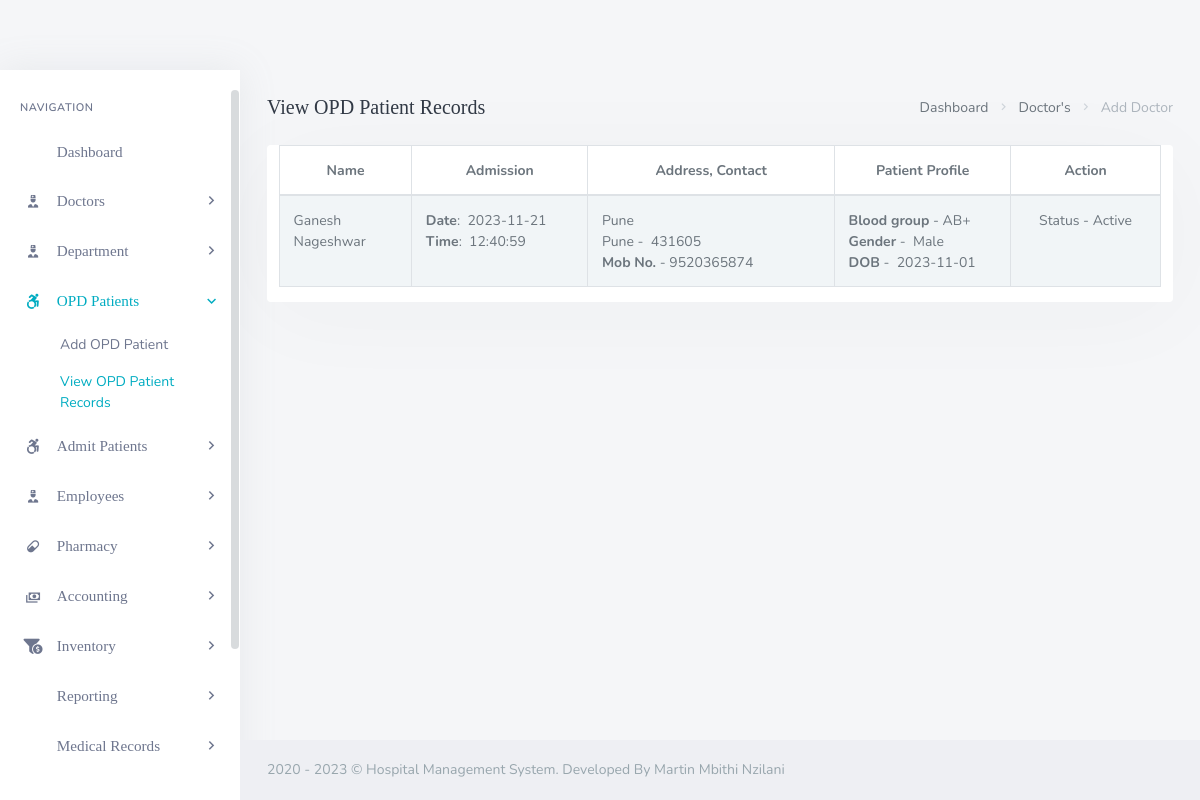
Screenshot of /backend/admin/his_admin_view_opd_patientrecords.php with the database file from the repository.
### tables this page shows
CREATE TABLE `his_opd_patient` (
  `opdpatientid` int(10) NOT NULL,
  `opdpatientname` varchar(50) NOT NULL,
  `opdpatientadmissiondate` date NOT NULL,
  `opdpatientadmissiontime` time NOT NULL,
  `opdpatientaddress` varchar(250) NOT NULL,
  `opdpatientmobileno` varchar(15) NOT NULL,
  `opdpatientcity` varchar(25) NOT NULL,
  `opdpatientpincode` varchar(20) NOT NULL,
  `opdpatientemailid` varchar(200) NOT NULL,
  `opdpatientpassword` varchar(25) NOT NULL,
  `opdpatientbloodgroup` varchar(20) NOT NULL,
  `opdpatientgender` varchar(10) NOT NULL,
  `opdpatientdob` date NOT NULL,
  `opdpatientstatus` varchar(10) NOT NULL,
  `opdpatientpic` varchar(200) NOT NULL
);

### backend/admin/his_admin_view_opd_patientrecords.php (the view, shortened to what this page needs)
<?php
	include('assets/inc/config.php');
?>
<!DOCTYPE html>
<html lang="en">
    <?php include('assets/inc/head.php');?>
    <body>
        <div id="wrapper">
            <?php include("assets/inc/sidebar.php");?>
            <div class="content-page">
                <div class="content">
                    <div class="container-fluid">
                        <div class="row">
                            <div class="col-12">
                                <div class="page-title-box">
                                    <div class="page-title-right">
                                        <ol class="breadcrumb m-0">
                                            <li class="breadcrumb-item"><a href="his_admin_dashboard.php">Dashboard</a></li>
                                            <li class="breadcrumb-item"><a href="javascript: void(0);">Doctor's</a></li>
                                            <li class="breadcrumb-item active">Add Doctor</li>
                                        </ol>
                                    </div>
                                    <h4 class="page-title">View OPD Patient Records</h4>
                                </div>
                            </div>
                        </div>
                        <div class="row">
                            <div class="col-12">
                                <div class="card">
                                <section class="container">
    <table class="table table-bordered table-striped table-hover js-basic-example dataTable">
      <thead>
        <tr>
          <th width="15%" height="36"><div align="center">Name</div></th>
          <th width="20%"><div align="center">Admission</div></th>
          <th width="28%"><div align="center">Address, Contact</div></th>
          <th width="20%"><div align="center">Patient Profile</div></th>
          <th width="17%"><div align="center">Action</div></th>
        </tr>
      </thead>
      <tbody>
       <?php
       $sql ="SELECT * FROM his_opd_patient";
       $qsql = mysqli_query($mysqli,$sql);
       while($rs = mysqli_fetch_array($qsql))
       {
        echo "<tr>
        <td>$rs[opdpatientname]</td>
        <td>
        <strong>Date</strong>: &nbsp;$rs[opdpatientadmissiondate]<br>
        <strong>Time</strong>: &nbsp;$rs[opdpatientadmissiontime]</td>
        <td>$rs[opdpatientaddress]<br>$rs[opdpatientcity] -  &nbsp;$rs[opdpatientpincode]<br>
        <strong>Mob No.</strong> - $rs[opdpatientmobileno]</td>
        <td><strong>Blood group</strong> - $rs[opdpatientbloodgroup]<br>
        <strong>Gender</strong> - &nbsp;$rs[opdpatientgender]<br>
        <strong>DOB</strong> - &nbsp;$rs[opdpatientdob]</td>
        <td align='center'>Status - $rs[opdpatientstatus] <br>";
        echo "</td></tr>";
      }
      ?>
    </tbody>
  </table>
</section>
                                </div>
                            </div>
                        </div>
                    </div>
                </div>
                <?php include('assets/inc/footer.php');?>
            </div>
        </div>
    </body>
</html>

### backend/admin/assets/inc/sidebar.php (shortened to what this page needs)
<div class="left-side-menu">
                <div class="slimscroll-menu">
                    <div id="sidebar-menu">
                        <ul class="metismenu" id="side-menu">
                            <li class="menu-title">Navigation</li>
                            <li>
                                <a href="his_admin_dashboard.php">
                                    <i class="fe-airplay"></i>
                                    <span> Dashboard </span>
                                </a>
                            </li>
                            <li>
                                <a href="javascript: void(0);">
                                    <i class="mdi mdi-doctor"></i>
                                    <span> Doctors </span>
                                    <span class="menu-arrow"></span>
                                </a>
                            </li>
                            <li>
                                <a href="javascript: void(0);">
                                    <i class="mdi mdi-doctor"></i>
                                    <span> Department </span>
                                    <span class="menu-arrow"></span>
                                </a>
                            </li>
                            <li>
                                <a href="javascript: void(0);">
                                <i class="fab fa-accessible-icon "></i>
                                    <span> OPD Patients </span>
                                    <span class="menu-arrow"></span>
                                </a>
                                <ul class="nav-second-level" aria-expanded="false">
                                    <li>
                                        <a href="his_admin_add_opd_patient.php">Add OPD Patient</a>
                                    </li>
                                    <li>
                                        <a href="his_admin_view_opd_patientrecords.php">View OPD Patient Records</a>
                                    </li>
                                </ul>
                            </li>
                            <li>
                                <a href="javascript: void(0);">
                                    <i class="fab fa-accessible-icon "></i>
                                    <span>Admit Patients </span>
                                    <span class="menu-arrow"></span>
                                </a>
                            </li>
                            <li>
                                <a href="javascript: void(0);">
                                    <i class="mdi mdi-doctor"></i>
                                    <span> Employees </span>
                                    <span class="menu-arrow"></span>
                                </a>
                            </li>
                            <li>
                                <a href="javascript: void(0);">
                                    <i class="mdi mdi-pill"></i>
                                    <span> Pharmacy </span>
                                    <span class="menu-arrow"></span>
                                </a>
                            </li>
                            <li>
                                <a href="javascript: void(0);">
                                    <i class="mdi mdi-cash-multiple "></i>
                                    <span> Accounting </span>
                                    <span class="menu-arrow"></span>
                                </a>
                            </li>
                            <li>
                                <a href="javascript: void(0);">
                                    <i class=" fas fa-funnel-dollar "></i>
                                    <span> Inventory </span>
                                    <span class="menu-arrow"></span>
                                </a>
                            </li>
                            <li>
                                <a href="javascript: void(0);">
                                    <i class="fe-share"></i>
                                    <span> Reporting </span>
                                    <span class="menu-arrow"></span>
                                </a>
                            </li>
                            <li>
                                <a href="javascript: void(0);">
                                    <i class="fe-file-text"></i>
                                    <span> Medical Records </span>
                                    <span class="menu-arrow"></span>
                                </a>
                            </li>
                            <li>
                                <a href="javascript: void(0);">
                                </a>
                            </li>
                        </ul>
                    </div>
                </div>
            </div>

### rows the page displays
his_opd_patient: opdpatientname "Ganesh Nageshwar", opdpatientadmissiondate "2023-11-21", opdpatientadmissiontime "12:40:59", opdpatientaddress "Pune", opdpatientcity "Pune", opdpatientpincode "431605", opdpatientmobileno "9520365874", opdpatientbloodgroup "AB+", opdpatientgender "Male", opdpatientdob "2023-11-01", opdpatientstatus "Active"
